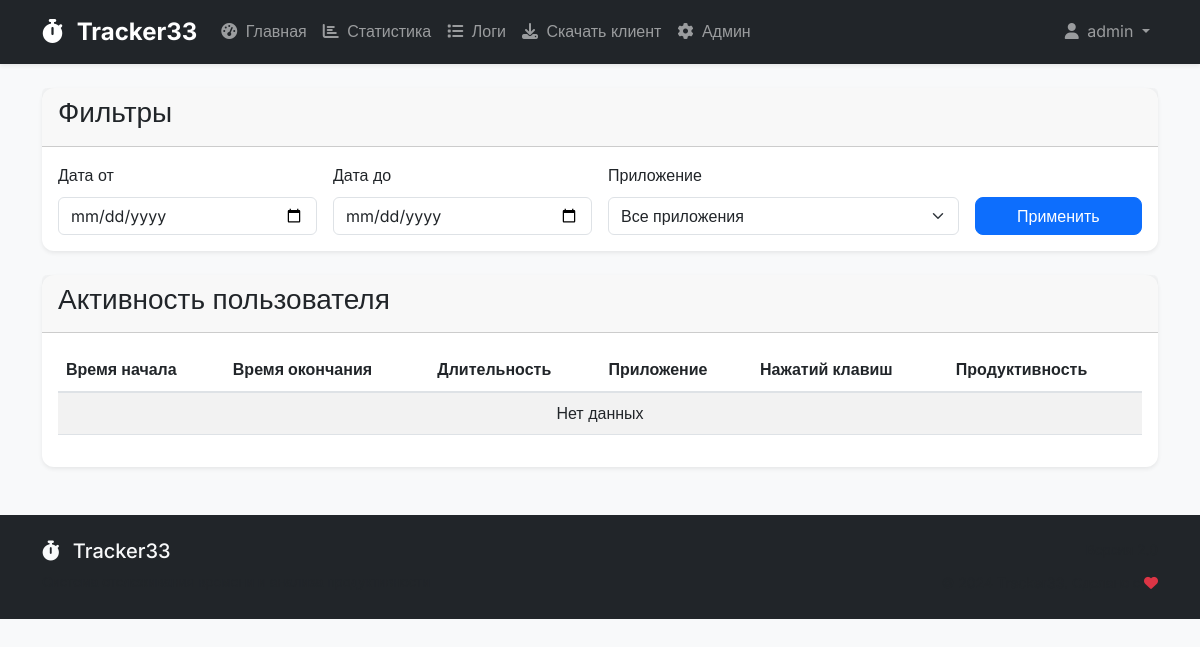
The app's page /logs/ (signed in), older data.
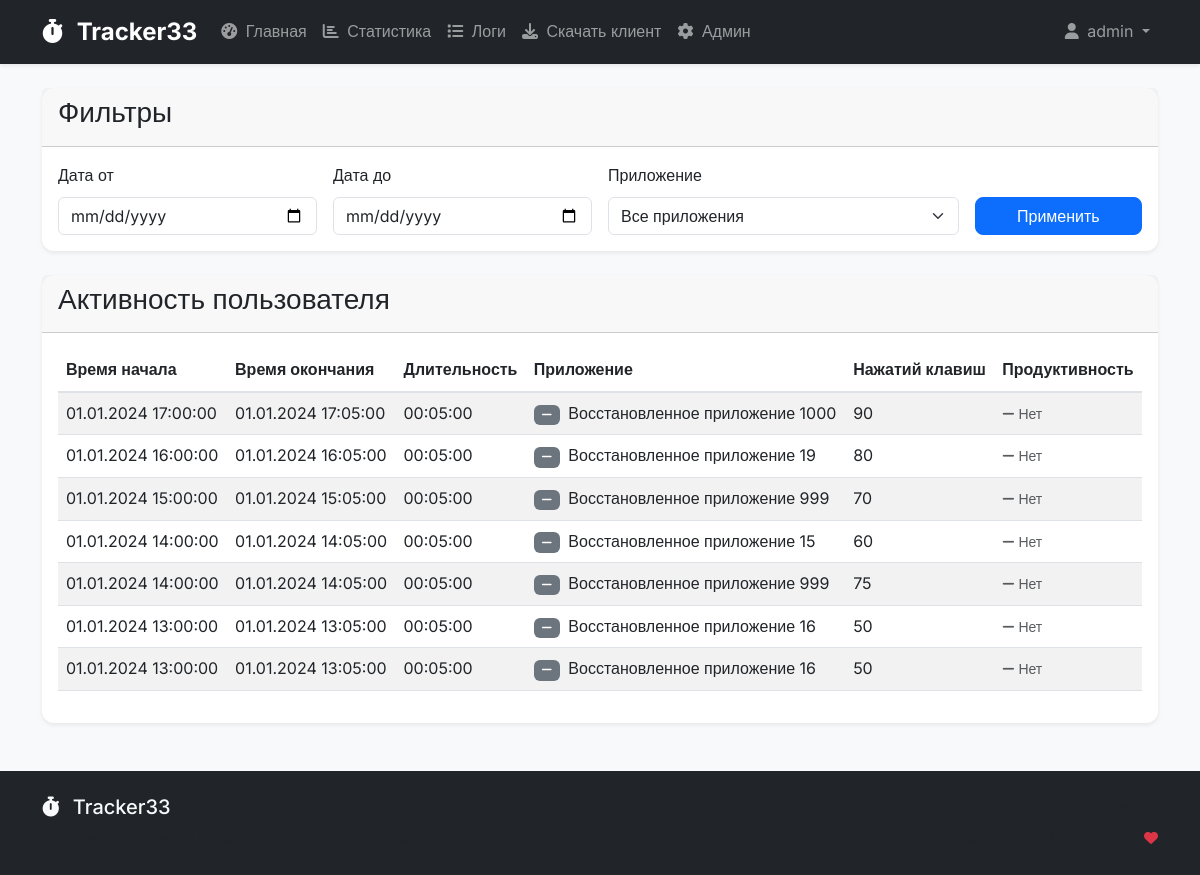
The same page, newer data.
### tracking/models.py (models this page shows, shortened)
class UserActivity(models.Model):
    user = models.ForeignKey(CustomUser, on_delete=models.CASCADE, verbose_name='Пользователь')
    application = models.ForeignKey(Application, on_delete=models.CASCADE, verbose_name='Приложение')
    start_time = models.DateTimeField(verbose_name='Время начала')
    end_time = models.DateTimeField(verbose_name='Время окончания')
    duration = models.DurationField(verbose_name='Длительность', null=True, blank=True)
    keyboard_presses = models.IntegerField(default=0, verbose_name='Количество нажатий клавиш')
    class Meta:
        verbose_name = 'Активность пользователя'
        verbose_name_plural = 'Активности пользователей'
        indexes = [
            models.Index(fields=['user', 'start_time']),
            models.Index(fields=['user', 'end_time']),
            models.Index(fields=['application', 'start_time']),
            models.Index(fields=['application', 'end_time']),
        ]

class Application(models.Model):
    user = models.ForeignKey(CustomUser, on_delete=models.CASCADE, related_name='tracked_apps', null=True, blank=True)
    name = models.CharField(max_length=255, verbose_name='Название приложения')
    process_name = models.CharField(max_length=255, verbose_name='Имя процесса')
    is_active = models.BooleanField(default=True, verbose_name='Активно')
    is_productive = models.BooleanField(default=False, verbose_name='Полезное приложение')
    created_at = models.DateTimeField(default=timezone.now)
    updated_at = models.DateTimeField(auto_now=True)
    class Meta:
        verbose_name = 'Приложение'
        verbose_name_plural = 'Приложения'
        unique_together = ('user', 'process_name')
        ordering = ['name']
        indexes = [
            models.Index(fields=['user', 'is_active']),
            models.Index(fields=['user', 'is_productive']),
            models.Index(fields=['process_name']),
        ]
    def get_display_name(self):
        if self.name and not self.name.isdigit():
            return self.name
        else:
            return f"Неизвестное приложение #{self.id}"

### tracking/views.py (the view)
# urls.py: path('logs/', views.LogsView.as_view(), name='logs'),
class LogsView(LoginRequiredMixin, ListView):
    template_name = 'logs.html'
    model = UserActivity
    context_object_name = 'activities'
    paginate_by = 20
    def get_queryset(self):
        queryset = UserActivity.objects.filter(user=self.request.user)
        date_from = self.request.GET.get('date_from')
        if date_from:
            queryset = queryset.filter(start_time__date__gte=date_from)
        date_to = self.request.GET.get('date_to')
        if date_to:
            queryset = queryset.filter(start_time__date__lte=date_to)
        application_id = self.request.GET.get('application')
        if application_id:
            queryset = queryset.filter(application_id=application_id)
        return queryset.select_related('application').order_by('-start_time')
    def get_context_data(self, **kwargs):
        context = super().get_context_data(**kwargs)
        activities = context['activities']
        for activity in activities:
            if activity.duration:
                total_seconds = int(activity.duration.total_seconds())
                hours, remainder = divmod(total_seconds, 3600)
                minutes, seconds = divmod(remainder, 60)
                activity.formatted_duration = f"{hours:02d}:{minutes:02d}:{seconds:02d}"
            elif activity.start_time and activity.end_time:
                duration = activity.end_time - activity.start_time
                total_seconds = int(duration.total_seconds())
                hours, remainder = divmod(total_seconds, 3600)
                minutes, seconds = divmod(remainder, 60)
                activity.formatted_duration = f"{hours:02d}:{minutes:02d}:{seconds:02d}"
            else:
                activity.formatted_duration = "00:00:00"
        keyboard_queryset = KeyboardActivity.objects.filter(user=self.request.user)
        date_from = self.request.GET.get('date_from')
        if date_from:
            keyboard_queryset = keyboard_queryset.filter(timestamp__date__gte=date_from)
        date_to = self.request.GET.get('date_to')
        if date_to:
            keyboard_queryset = keyboard_queryset.filter(timestamp__date__lte=date_to)
        application_id = self.request.GET.get('application')
        if application_id:
            keyboard_queryset = keyboard_queryset.filter(application_id=application_id)
        context['keyboard_activities'] = keyboard_queryset.select_related('application').order_by('-timestamp')[:20]
        all_apps = Application.objects.filter(
            useractivity__user=self.request.user
        ).distinct()
        context['applications'] = filter_user_applications(all_apps)
        return context

### tracking/logging.py (called while the page is built)
    @staticmethod
    def log_view_performance(view_name, response_time, status_code):
        log_data = {
            'timestamp': datetime.now().isoformat(),
            'view_name': view_name,
            'response_time': response_time,
            'status_code': status_code
        }
        performance_logger.info(json.dumps(log_data))

### tracking/utils.py (called while the page is built)
def is_system_process(process_name: str) -> bool:
    if not process_name:
        return True
    process_lower = process_name.lower().strip()
    return process_lower in SYSTEM_PROCESSES_BLACKLIST

def filter_user_applications(applications_queryset):
    filtered_apps = []
    for app in applications_queryset:
        normalized_result = normalize_app_name(app.process_name)
        if normalized_result[0] is not None:  # Не системный процесс
            normalized_name, default_productive = normalized_result
            app.normalized_name = normalized_name
            app.default_productive = default_productive
            filtered_apps.append(app)
    return filtered_apps

### templates/logs.html (shortened to what the changed rows need)
{% extends 'base.html' %}
{% block content %}
<div class="row">
    <div class="col-md-12">
        <div class="card">
            <div class="card-body">
                <div class="table-responsive">
                    <table class="table table-striped">
                        <thead>
                            <tr>
                                <th>Время начала</th>
                                <th>Время окончания</th>
                                <th>Длительность</th>
                                <th>Приложение</th>
                                <th>Нажатий клавиш</th>
                                <th>Продуктивность</th>
                            </tr>
                        </thead>
                        <tbody>
                            {% for activity in activities %}
                            <tr>
                                <td>{{ activity.start_time|date:"d.m.Y H:i:s" }}</td>
                                <td>
                                    {% if activity.end_time %}
                                        {{ activity.end_time|date:"d.m.Y H:i:s" }}
                                    {% else %}
                                        <span class="text-muted">В процессе</span>
                                    {% endif %}
                                </td>
                                <td>
                                    {% if activity.formatted_duration %}
                                        {{ activity.formatted_duration }}
                                    {% else %}
                                        <span class="text-muted">00:00:00</span>
                                    {% endif %}
                                </td>
                                <td>
                                    <span class="badge {% if activity.application.is_productive %}bg-success{% else %}bg-secondary{% endif %} me-1">
                                        {% if activity.application.is_productive %}
                                            <i class="fas fa-check"></i>
                                        {% else %}
                                            <i class="fas fa-minus"></i>
                                        {% endif %}
                                    </span>
                                    {{ activity.application.name }}
                                </td>
                                <td>{{ activity.keyboard_presses|default:"0" }}</td>
                                <td>
                                    {% if activity.application.is_productive %}
                                        <span class="text-success fw-bold">
                                            <i class="fas fa-check me-1"></i>Да
                                        </span>
                                    {% else %}
                                        <span class="text-muted">
                                            <i class="fas fa-minus me-1"></i>Нет
                                        </span>
                                    {% endif %}
                                </td>
                            </tr>
                            {% empty %}
                            <tr>
                                <td colspan="6" class="text-center">Нет данных</td>
                            </tr>
                            {% endfor %}
                        </tbody>
                    </table>
                </div>
            </div>
        </div>
    </div>
</div>
{% endblock %}

Row changes from the older to the newer data that the page shows:
added UserActivity: start_time "01.01.2024 17:00:00", end_time "01.01.2024 17:05:00", formatted_duration "00:05:00", application.name "Восстановленное приложение 1000", keyboard_presses "90", shows "Нет"
added UserActivity: start_time "01.01.2024 16:00:00", end_time "01.01.2024 16:05:00", formatted_duration "00:05:00", application.name "Восстановленное приложение 19", keyboard_presses "80", shows "Нет"
added UserActivity: start_time "01.01.2024 15:00:00", end_time "01.01.2024 15:05:00", formatted_duration "00:05:00", application.name "Восстановленное приложение 999", keyboard_presses "70", shows "Нет"
added UserActivity: start_time "01.01.2024 14:00:00", end_time "01.01.2024 14:05:00", formatted_duration "00:05:00", application.name "Восстановленное приложение 15", keyboard_presses "60", shows "Нет"
added UserActivity: start_time "01.01.2024 14:00:00", end_time "01.01.2024 14:05:00", formatted_duration "00:05:00", application.name "Восстановленное приложение 999", keyboard_presses "75", shows "Нет"
added UserActivity: start_time "01.01.2024 13:00:00", end_time "01.01.2024 13:05:00", formatted_duration "00:05:00", application.name "Восстановленное приложение 16", keyboard_presses "50", shows "Нет"
added UserActivity: start_time "01.01.2024 13:00:00", end_time "01.01.2024 13:05:00", formatted_duration "00:05:00", application.name "Восстановленное приложение 16", keyboard_presses "50", shows "Нет"
Text that changed along with them:
text no longer shown: "Нет данных"
